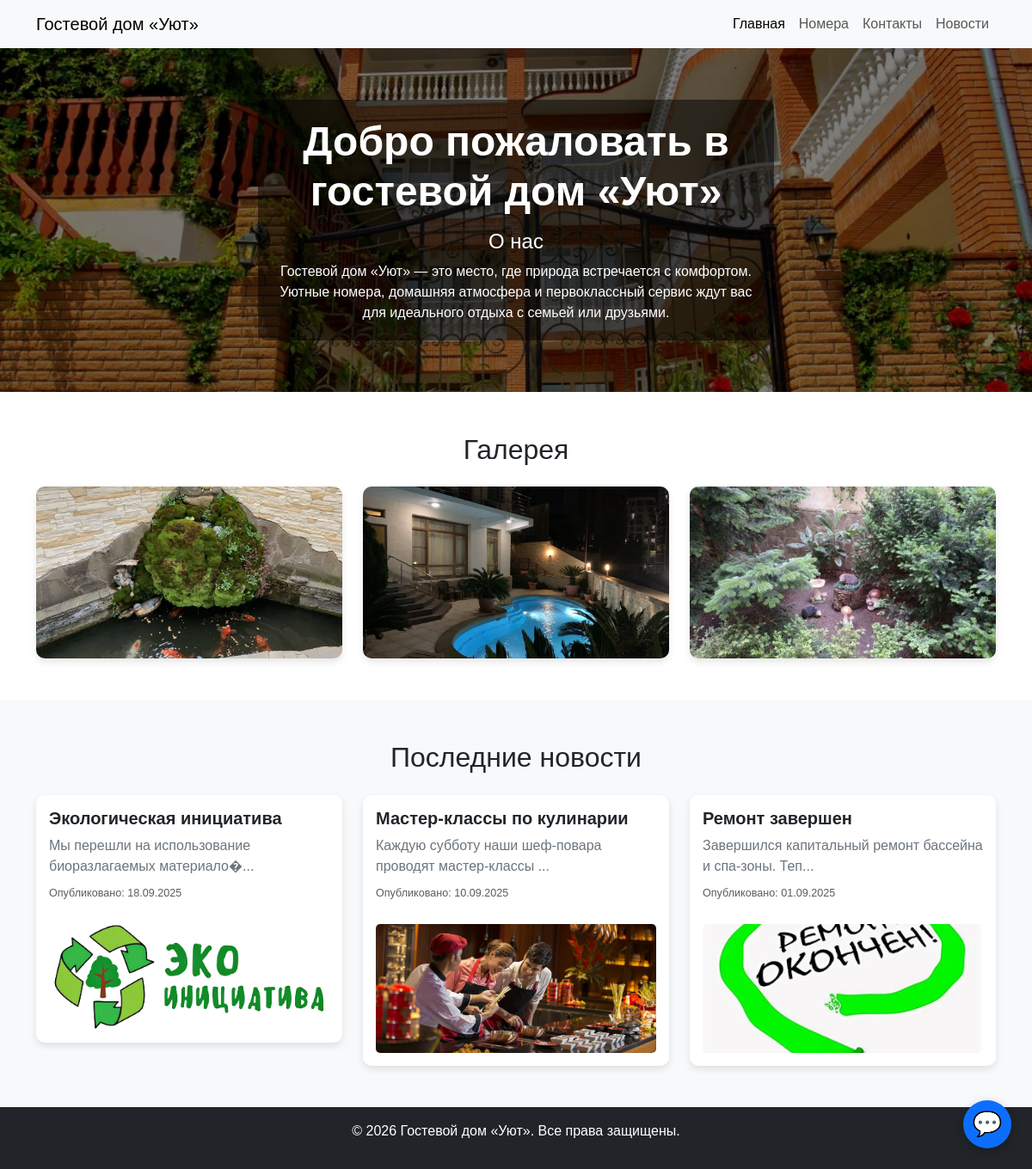
Before: / with the older database file.
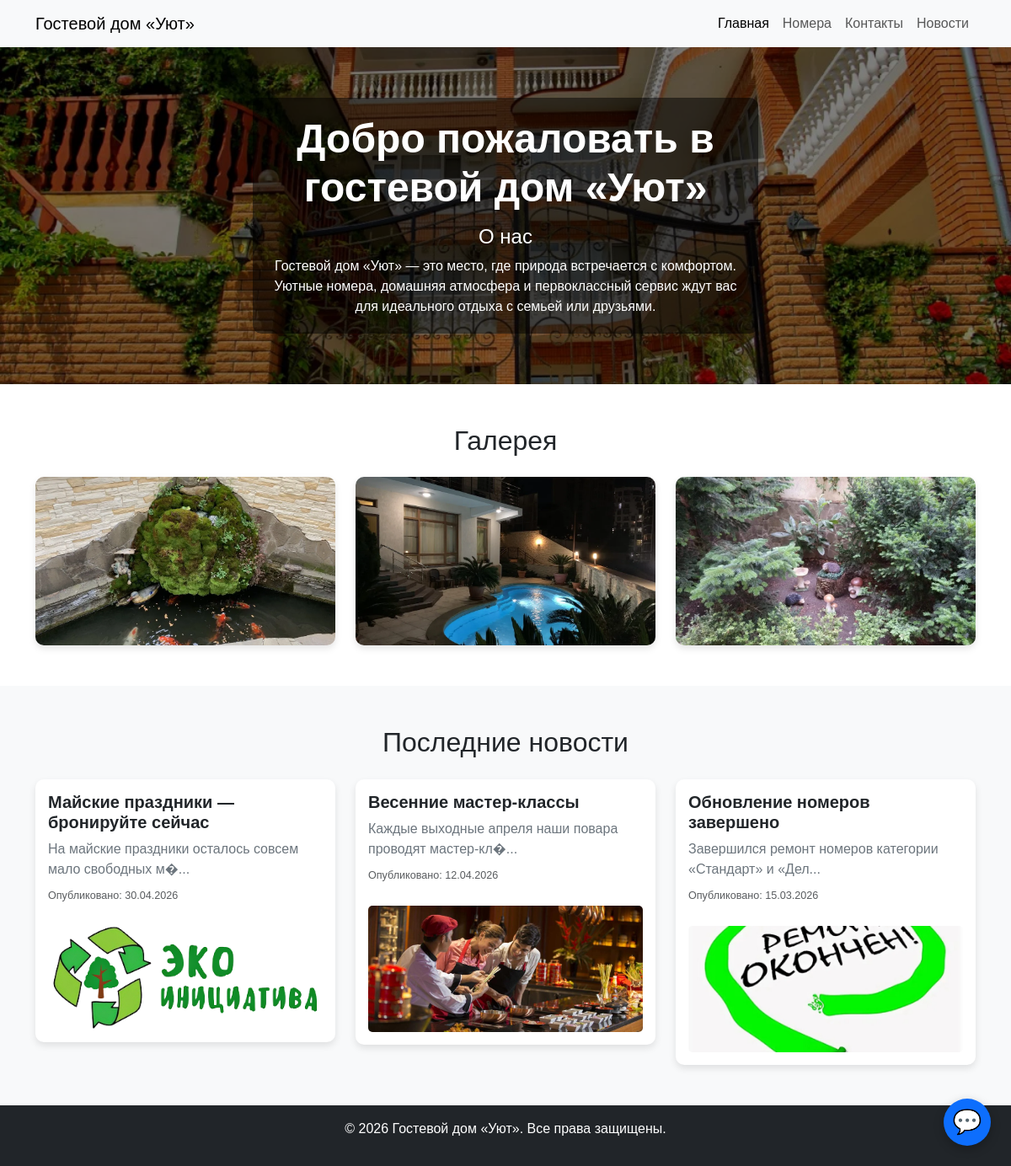
After: the same page with the newer database file.
### tables this page shows
CREATE TABLE IF NOT EXISTS `news` (
  `id` int(11) NOT NULL AUTO_INCREMENT,
  `title` varchar(255) NOT NULL,
  `content` text NOT NULL,
  `created_at` datetime DEFAULT NULL,
  `image_url` varchar(255) DEFAULT NULL,
  PRIMARY KEY (`id`)
);

### index.php (the view, shortened to what this page needs)
<?php
$title = "Гостевой дом «Уют»";
include 'db/connect.php';
$news = $conn->query("SELECT * FROM news ORDER BY created_at DESC LIMIT 3");
?>
<!DOCTYPE html>
<html lang="ru">
<head>
    <link href="https://cdn.jsdelivr.net/npm/bootstrap@5.3.0/dist/css/bootstrap.min.css" rel="stylesheet">
    <link href="css/index.css" rel="stylesheet">
    <link href="css/chat.css" rel="stylesheet">
</head>
<body>
    <nav class="navbar navbar-expand-lg navbar-light bg-light">
        <div class="container">
            <a class="navbar-brand" href="index.php"><?php echo $title; ?></a>
            <div class="collapse navbar-collapse" id="navbarNav">
                <ul class="navbar-nav ms-auto">
                    <li class="nav-item">
                        <a class="nav-link active" href="index.php">Главная</a>
                    </li>
                    <li class="nav-item">
                        <a class="nav-link" href="rooms.php">Номера</a>
                    </li>
                    <li class="nav-item">
                        <a class="nav-link" href="contacts.php">Контакты</a>
                    </li>
                    <li class="nav-item">
                        <a class="nav-link" href="news.php">Новости</a>
                    </li>
                </ul>
            </div>
        </div>
    </nav>
    <main>
        <section class="full-image text-center">
            <img src="img/uyt.jpg" alt="Гостевой дом «Уют»" class="img-fluid w-100">
            <div class="overlay-text">
                <h1 class="welcome-text">Добро пожаловать в гостевой дом «Уют»</h1>
                <div class="about-text">
                    <h3>О нас</h3>
                    <p>Гостевой дом «Уют» — это место, где природа встречается с комфортом. Уютные номера, домашняя атмосфера и первоклассный сервис ждут вас для идеального отдыха с семьей или друзьями.</p>
                </div>
            </div>
        </section>
        <section class="gallery-section py-5">
            <div class="container">
                <h2 class="text-center mb-4">Галерея</h2>
                <div class="row row-cols-1 row-cols-md-3 g-4">
                    <div class="col">
                        <div class="gallery-item">
                            <img src="img/1.jpg" alt="Номер 1">
                        </div>
                    </div>
                    <div class="col">
                        <div class="gallery-item">
                            <img src="img/2.jpg" alt="Номер 1">
                        </div>
                    </div>
                    <div class="col">
                        <div class="gallery-item">
                            <img src="img/3.jpg" alt="Номер 1">
                        </div>
                    </div>
                </div>
            </div>
        </section>
        <section class="news-section py-5 bg-light">
            <div class="container">
                <h2 class="text-center mb-4">Последние новости</h2>
                <?php if ($news->num_rows > 0): ?>
                    <div class="row row-cols-1 row-cols-md-3 g-4">
                        <?php while ($new = $news->fetch_assoc()): ?>
                            <div class="col">
                                <a href="news_detail.php?id=<?php echo $new['id']; ?>" class="text-decoration-none text-dark">
                                    <div class="news-item">
                                        <h5 class="news-title"><?php echo htmlspecialchars($new['title']); ?></h5>
                                        <p class="news-text"><?php echo htmlspecialchars(substr($new['content'], 0, 100)) . (strlen($new['content']) > 100 ? '...' : ''); ?></p>
                                        <p class="news-date"><small class="text-muted">Опубликовано: <?php echo $new['created_at'] ? date('d.m.Y', strtotime($new['created_at'])) : 'Не указано'; ?></small></p>
                                        <?php if ($new['image_url']): ?>
                                            <img src="<?php echo htmlspecialchars($new['image_url']); ?>" alt="<?php echo htmlspecialchars($new['title']); ?>" class="news-img">
                                        <?php endif; ?>
                                    </div>
                                </a>
                            </div>
                        <?php endwhile; ?>
                    </div>
                <?php else: ?>
                    <p class="text-center">Новостей пока нет.</p>
                <?php endif; ?>
            </div>
        </section>
    </main>
    <footer class="bg-dark text-white text-center py-3">
        <div class="container">
            <p>© <?php echo date("Y"); ?> Гостевой дом «Уют». Все права защищены.</p>
        </footer>
</body>
</html>

### css/index.css (style rules this page uses)
body { margin: 0; font-family: 'Arial', sans-serif; }
.full-image { position: relative; height: 600px; max-height: 50vh; overflow: hidden; }
.full-image img { width: 100%; height: 100%; object-fit: cover; }
.full-image::before { content: ''; position: absolute; top: 0; left: 0; width: 100%; height: 100%; background: rgba(0, 0, 0, 0.5); z-index: 1; }
.overlay-text { position: absolute; top: 50%; left: 50%; transform: translate(-50%, -50%); z-index: 2; color: white; text-align: center; padding: 20px; background: rgba(0, 0, 0, 0.5); border-radius: 10px; }
.welcome-text { font-size: 3rem; font-weight: bold; margin-bottom: 1rem; }
.about-text h3 { font-size: 1.5rem; margin-bottom: 0.5rem; }
.about-text p { font-size: 1rem; max-width: 600px; margin: 0 auto; }
.gallery-section .gallery-item { overflow: hidden; border-radius: 10px; box-shadow: 0 4px 8px rgba(0, 0, 0, 0.1); }
.gallery-section .gallery-item img { width: 100%; height: 200px; object-fit: cover; transition: transform 0.3s ease; }
.news-section .news-item { background: #fff; padding: 15px; border-radius: 10px; box-shadow: 0 4px 8px rgba(0, 0, 0, 0.1); transition: transform 0.3s ease; }
.news-title { font-size: 1.25rem; font-weight: 600; margin-bottom: 0.5rem; }
.news-text { color: #6c757d; margin-bottom: 0.5rem; }
.news-date { font-size: 0.9rem; }
.news-img { width: 100%; border-radius: 5px; margin-top: 10px; max-height: 150px; object-fit: cover; }
footer { position: relative; bottom: 0; width: 100%; }

Changed rows visible on the page:
removed news: title "Экологическая инициатива", content "Мы перешли на использование биоразлагаемых материало�", created_at "18.09.2025", image_url (picture)
added news: title "Майские праздники — бронируйте сейчас", content "На майские праздники осталось совсем мало свободных м�", created_at "30.04.2026", image_url (picture)
changed news: title "Мастер-классы по кулинарии" → "Весенние мастер-классы"; content "Каждую субботу наши шеф-повара проводят мастер-классы" → "Каждые выходные апреля наши повара проводят мастер-кл�"; created_at "10.09.2025" → "12.04.2026"
changed news: title "Ремонт завершен" → "Обновление номеров завершено"; content "Завершился капитальный ремонт бассейна и спа-зоны. Теп" → "Завершился ремонт номеров категории «Стандарт» и «Дел"; created_at "01.09.2025" → "15.03.2026"
